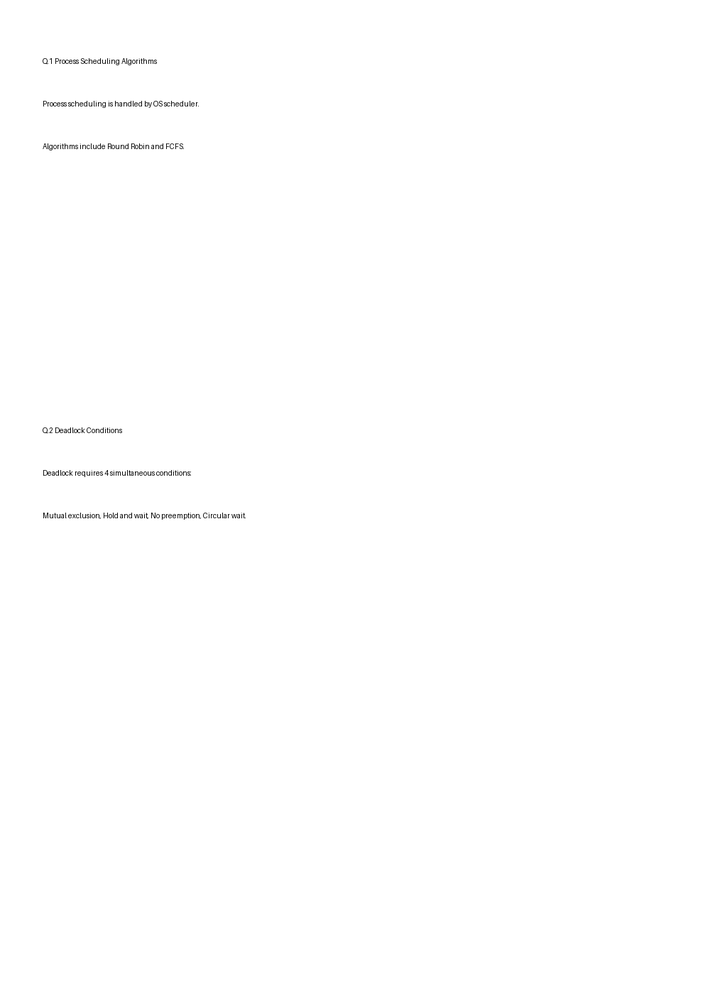
#> input picture storage/answer_sheets/0070214c-8835-4b76-b081-df5149956d11/original/original_0af203ac4934.png, 710 x 994 px, shrunk from 1000 x 1400 before the run
$ python -i image_processing.py   (imports and definitions only)
#> lines starting #> are read from the running program, lines starting #| are printed output that depends on the picture; after the words box and inside, x2 and y2 are one past the last pixel; in counts of white or black regions, pixels touching at a corner belong together
import io
import math
from pathlib import Path
from typing import Optional, Tuple
import cv2
import numpy as np
from PIL import Image


class ImageProcessingError(Exception):
    """Raised when an error occurs during image preprocessing."""
    pass


# [42 lines left out: functions load_image_from_bytes, load_image_from_path, save_image, not called in this run]


def to_grayscale(img: np.ndarray) -> np.ndarray:
    """Convert BGR image to grayscale if not already grayscale."""
    if len(img.shape) == 2:
        return img
    return cv2.cvtColor(img, cv2.COLOR_BGR2GRAY)


def enhance_contrast(gray: np.ndarray, clip_limit: float = 2.0, tile_grid_size: Tuple[int, int] = (8, 8)) -> np.ndarray:
    """Apply CLAHE (Contrast Limited Adaptive Histogram Equalization) to enhance text contrast."""
    clahe = cv2.createCLAHE(clipLimit=clip_limit, tileGridSize=tile_grid_size)
    return clahe.apply(gray)


def denoise_image(gray: np.ndarray) -> np.ndarray:
    """Apply bilateral filtering or Gaussian blur to preserve edges while removing background paper noise."""
    return cv2.bilateralFilter(gray, d=5, sigmaColor=50, sigmaSpace=50)


def estimate_skew_angle(gray: np.ndarray) -> float:
    """
    Estimate skew angle in degrees using Otsu binarization and minimum area rectangle.
    Returns angle between -45.0 and 45.0 degrees.
    """
    try:
        _, thresh = cv2.threshold(gray, 0, 255, cv2.THRESH_BINARY_INV + cv2.THRESH_OTSU)
        coords = np.column_stack(np.where(thresh > 0))
        if len(coords) < 50:
            return 0.0

        rect = cv2.minAreaRect(coords)
        angle = rect[-1]

        # Normalize angle to [-45, 45]
        if angle < -45:
            angle = -(90 + angle)
        elif angle > 45:
            angle = 90 - angle
        else:
            angle = -angle

        # If angle is negligible (< 0.5 degrees), do not rotate
        if abs(angle) < 0.5 or abs(angle) > 45.0:
            return 0.0

        return angle
    except Exception:
        return 0.0


def rotate_image(img: np.ndarray, angle: float) -> np.ndarray:
    """Rotate image by given angle in degrees around its center with white border padding."""
    if abs(angle) < 0.1:
        return img

    (h, w) = img.shape[:2]
    center = (w // 2, h // 2)
    rot_matrix = cv2.getRotationMatrix2D(center, angle, 1.0)

    # Calculate new bounding dimensions
    cos = np.abs(rot_matrix[0, 0])
    sin = np.abs(rot_matrix[0, 1])
    new_w = int((h * sin) + (w * cos))
    new_h = int((h * cos) + (w * sin))

    # Adjust transformation matrix
    rot_matrix[0, 2] += (new_w / 2) - center[0]
    rot_matrix[1, 2] += (new_h / 2) - center[1]

    border_val = 255 if len(img.shape) == 2 else (255, 255, 255)
    return cv2.warpAffine(
        img,
        rot_matrix,
        (new_w, new_h),
        flags=cv2.INTER_CUBIC,
        borderMode=cv2.BORDER_CONSTANT,
        borderValue=border_val,
    )


# [10 lines left out: function binarize_adaptive, not called in this run]


def preprocess_page(
    img: np.ndarray,
    deskew: bool = True,
    enhance: bool = True,
    denoise: bool = True,
) -> np.ndarray:
    """
    Standard preprocessing pipeline for scanned/photographed handwritten answer sheet pages.
    Preserves grayscale clarity for OCR while removing skew, low contrast, and lighting artifacts.
    """
    gray = to_grayscale(img)

    if deskew:
        angle = estimate_skew_angle(gray)
        if abs(angle) >= 0.5:
            gray = rotate_image(gray, angle)

    if denoise:
        gray = denoise_image(gray)

    if enhance:
        gray = enhance_contrast(gray)

    return gray


# [29 lines left out: function crop_image_region, not called in this run]

>>> import cv2
>>> picture = cv2.cvtColor(cv2.imread('../../../storage/answer_sheets/0070214c-8835-4b76-b081-df5149956d11/original/original_0af203ac4934.png'), cv2.COLOR_BGR2RGB)
#> picture is the input picture: shape (994, 710, 3); min 0, max 255, mean 254.5
>>> result = preprocess_page(picture)
#> in estimate_skew_angle, `_, thresh = cv2.threshold(gray, 0, 255, cv2.THRESH_BINARY_INV + cv2.TH..`:
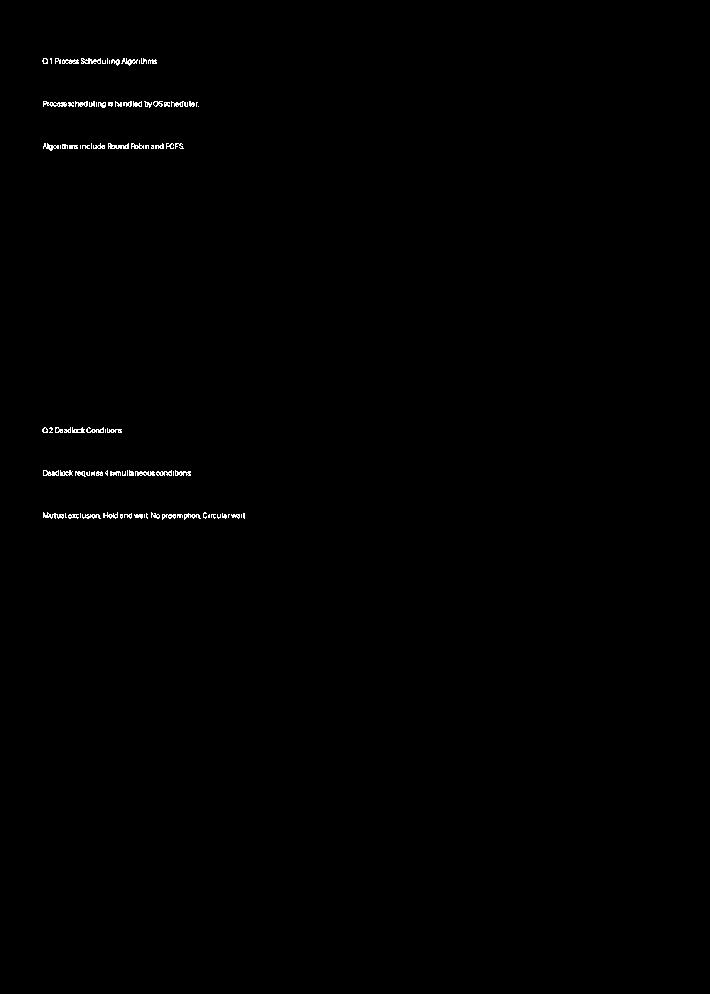
#> thresh: shape (994, 710); 0.37% white in thin lines or dots, all inside (x1, y1, x2, y2) = (42, 58, 245, 520)
#> in estimate_skew_angle, `coords = np.column_stack(np.where(thresh > 0))`: coords = 2590 pairs, first value 58 to 519, second value 42 to 244
#> in estimate_skew_angle, `rect = cv2.minAreaRect(coords)`: rect = ((288.2, 140.9), (201, 462.6), -89.33)
#> in estimate_skew_angle, `angle = rect[-1]`: angle = -89.33
#> in estimate_skew_angle, `angle = -(90 + angle)`: angle = -0.666
#> in rotate_image, `rot_matrix = cv2.getRotationMatrix2D(center, angle, 1.0)`: rot_matrix = [[1, -0.0116, 5.8], [0.0116, 1, -4.09]]
#> in rotate_image, `cos = np.abs(rot_matrix[0, 0])`: cos = 1
#> in rotate_image, `sin = np.abs(rot_matrix[0, 1])`: sin = 0.0116
#> in rotate_image, `new_w = int((h * sin) + (w * cos))`: new_w = 721
#> in rotate_image, `new_h = int((h * cos) + (w * sin))`: new_h = 1002
